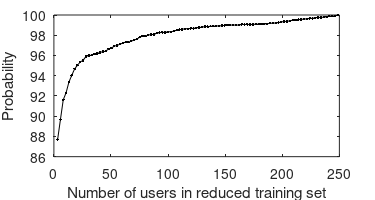

This figure's MATLAB source:
load('sorted_user_ranks.dat');

h = figure(6);
[a, x] = hist(sorted_user_ranks, 100);
a = a / sum(a)*100;
bar(x,a);

b = [a(1)];
for i=2:numel(a)
    b(i) = a(i) + b(i-1);
end
b = b;
plot(x+1,b,'k.-');

xlabel('Number of users in reduced training set');
%ylabel('Probability that user lies in reduced training set');
ylabel('Probability');

set (h,'windowstyle','normal');               %   Window must be undocked for the following
set (h,'Units','Inches');                     %   Using units of inches
windowSize = [0 0 3.75 2];
set(h,'position', windowSize);
set(h, 'PaperPosition', windowSize);

print(h, 'user_alignment_rank_plot.eps', '-deps2');
%plot2svg(['user_alignment_rank_plot.svg'], h, 'png');
